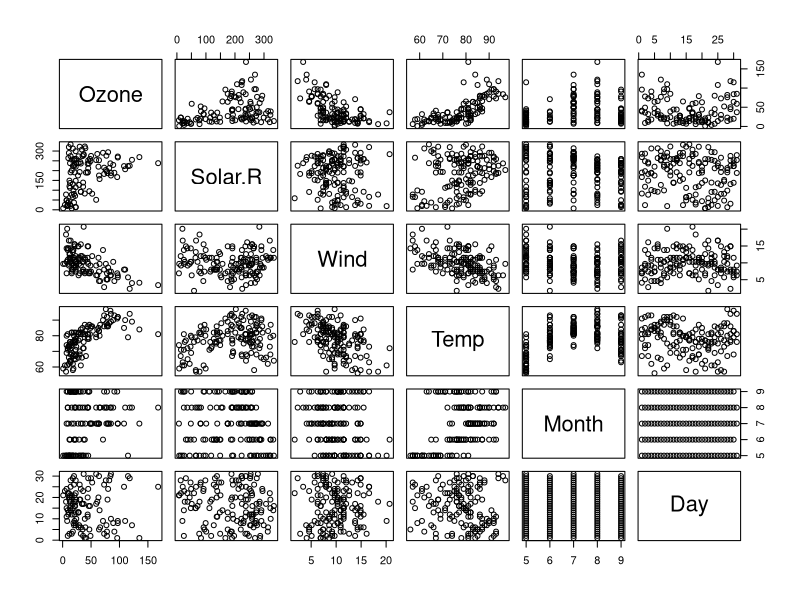
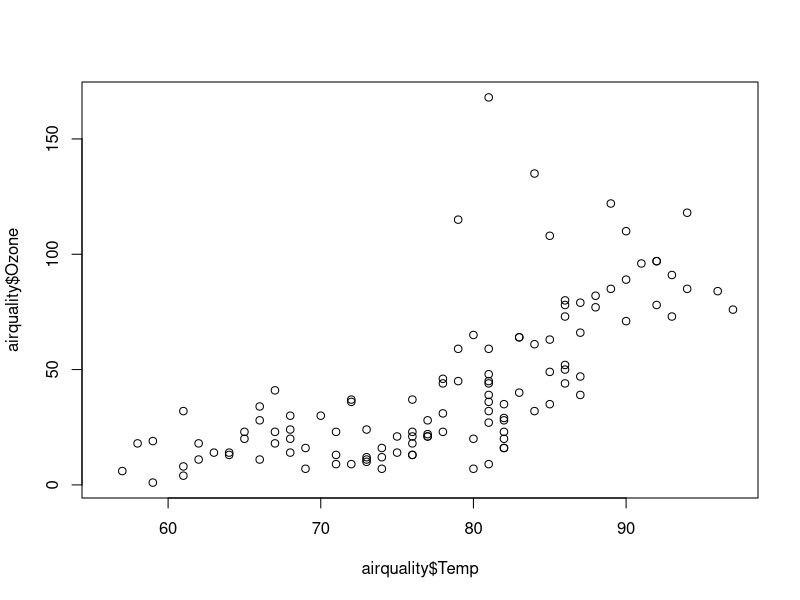

These figures' R source, in order:
## ---- chunk 1
library(datasets)
data(airquality)
summary(airquality)
## ---- chunk 2
print(pairs(airquality))
## ---- chunk 3
print(plot(airquality$Ozone ~ airquality$Temp))
## ---- chunk 4
fit <- lm(Ozone ~ Wind + Temp + Solar.R, data= airquality)
library(xtable)
xt <- xtable(summary(fit))
print(xt, type='html')
